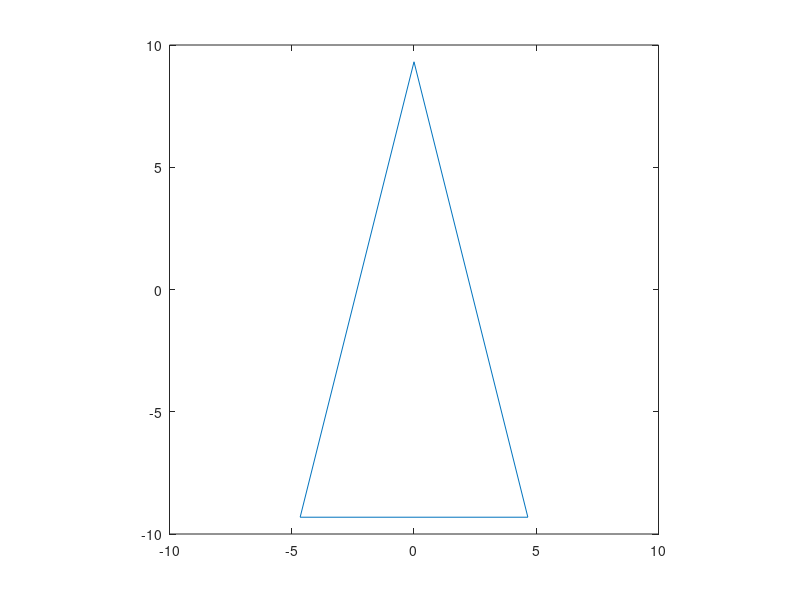

The MATLAB script that drew this image:
clf                                     %clear all settings for the plot
T = [-0.5,0,0.5,-0.5;-1,1,-1,-1];
D = 1.25*eye(2);
p = plot(T(1,:),T(2,:));                % plot the triangle
axis([-10,10,-10,10])                   % set size of the graph
axis square                             % make the display square
figure(gcf)                             % display graphic window
% Adjust the windows on your screen so that both the command window 
% and the graphics window show
hold on                                   % hold the current graph
for i = 1:10
   T = D*T;                               % transform the figure
   set(p,'xdata',T(1,:),'ydata',T(2,:));  % erase original figure and plot
                                          % the transformed figure
   pause(0.1)               % adjust this pause to suit your computer
end
hold off

